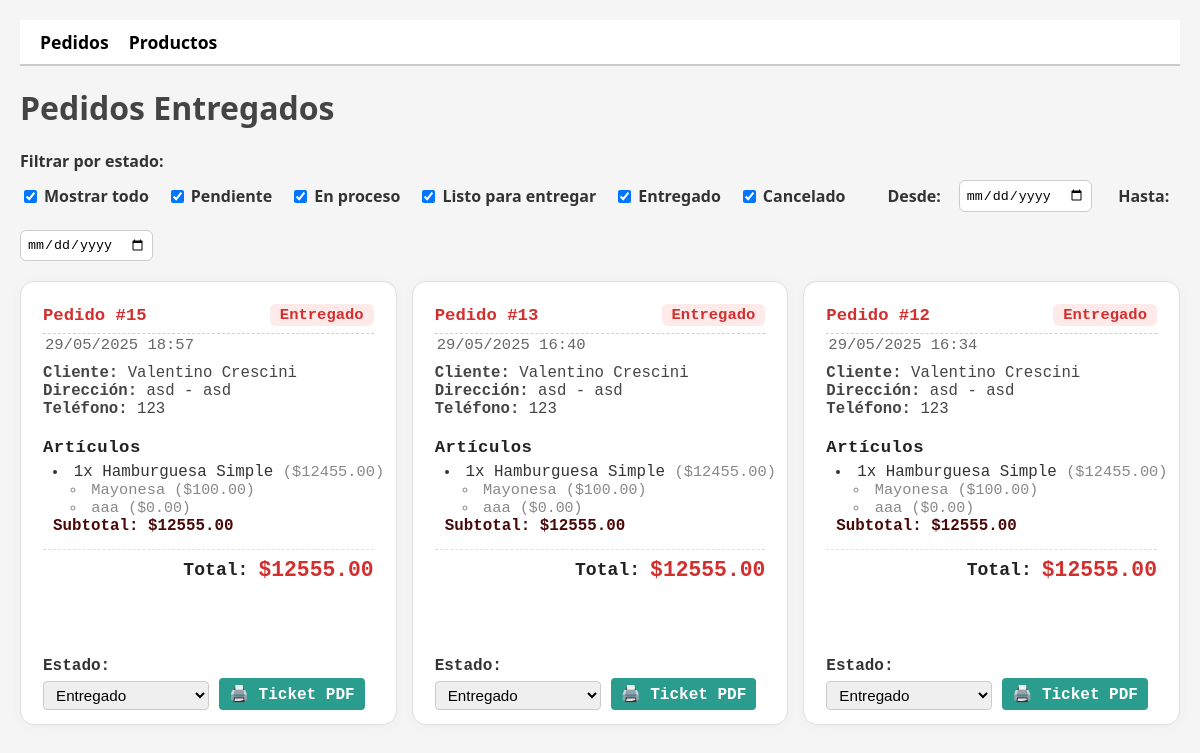
/panel/pedidos/entregados/, run on an earlier commit of the app's database.
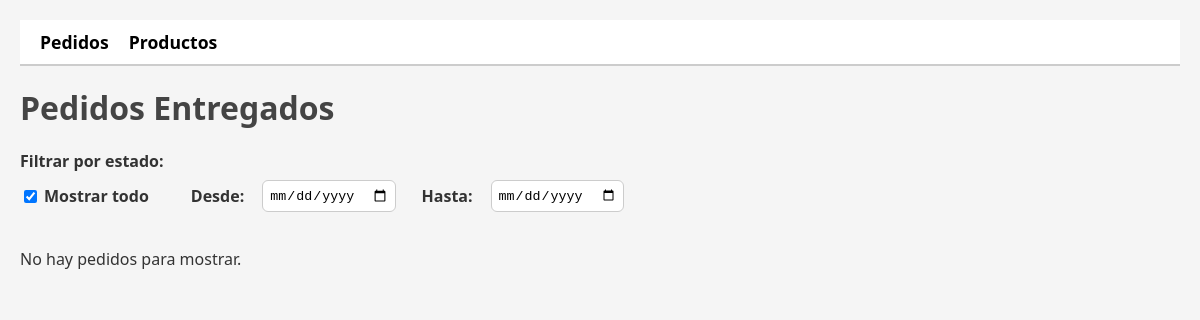
And on a later commit of the database.
### mi_app/models.py (models this page shows, shortened)
class Pedido(models.Model):
    ESTADOS = [
        ('pendiente', 'Pendiente'),
        ('proceso', 'En proceso'),
        ('listo', 'Listo para entregar'),
        ('entregado', 'Entregado'),
        ('cancelado', 'Cancelado'),
    ]
    cliente = models.ForeignKey(
        settings.AUTH_USER_MODEL,
        on_delete=models.CASCADE,
        related_name='pedidos',
        null=True, blank=True
    )
    cliente_nombre = models.CharField(max_length=100)
    cliente_direccion = models.CharField(max_length=200)
    cliente_telefono = models.CharField(max_length=20, blank=True)
    total = models.DecimalField(max_digits=10, decimal_places=2, default=0)
    estado = models.CharField(max_length=20, choices=ESTADOS, default='pendiente')
    fecha_creacion = models.DateTimeField(auto_now_add=True)

class PedidoProducto(models.Model):
    pedido = models.ForeignKey(Pedido, on_delete=models.CASCADE, related_name='items')
    producto = models.ForeignKey(Producto, on_delete=models.CASCADE)
    cantidad = models.PositiveIntegerField(default=1)
    opciones_seleccionadas = models.ManyToManyField(PersonalizacionOpcion, blank=True)
    nombre_producto = models.CharField(max_length=200)
    precio_producto = models.DecimalField(max_digits=10, decimal_places=2)
    def subtotal(self):
        subtotal_base = self.producto.precio * self.cantidad
        extras = sum([op.precio_extra for op in self.opciones_seleccionadas.all()])
        return subtotal_base + (extras * self.cantidad)

class PersonalizacionOpcion(models.Model):
    campo = models.ForeignKey(PersonalizacionCampo, on_delete=models.CASCADE, related_name='opciones')
    nombre = models.CharField(max_length=100)
    precio_extra = models.DecimalField(max_digits=6, decimal_places=2, default=0)

class Producto(models.Model):
    nombre = models.CharField(max_length=100)
    descripcion = models.TextField(blank=True)
    precio = models.DecimalField(max_digits=8, decimal_places=2)
    categoria = models.CharField(max_length=50)
    disponible = models.BooleanField(default=True)
    personalizable = models.BooleanField(default=False)
    campos_personalizacion = models.ManyToManyField('PersonalizacionCampo', blank=True, related_name='productos')
    imagen = models.ImageField(upload_to='productos/', blank=True, null=True)  # 👈 campo nuevo

### mi_app/views/admin.py (the view)
# urls.py: path('panel/pedidos/entregados/', views.pedidos_entregados_admin, name='pedidos_entregados_admin'),
def pedidos_entregados_admin(request):
    pedidos = Pedido.objects.filter(estado='entregado').order_by('-fecha_creacion')
    return render(request, 'admin/pedidos_entregados_admin.html', {'pedidos': pedidos})

### mi_app/templates/admin/pedidos_entregados_admin.html
{% extends "admin/pedidos_admin.html" %}
{% block titulo %}
<h1>Pedidos Entregados</h1>
{% endblock %}
{% block content %}
{{ block.super }}
{% endblock %}

### mi_app/templates/admin/pedidos_admin.html (shortened to what the changed rows need)
{% load static %}
<link rel="stylesheet" href="{% static 'css/admin_panel.css' %}">
{% block titulo %}{% endblock %}
{% block content %}
<link rel="stylesheet" href="{% static 'css/pedidos_admin.css' %}">
<form id="filtros-form" method="get" style="margin-bottom: 20px;">
  <div style="display:flex; gap:18px; flex-wrap:wrap; margin-top:8px; align-items:center;">
    <label style="display:flex; align-items:center; gap:4px;">
      <input type="checkbox" id="mostrar-todo-estados">
      Mostrar todo
    </label>
    {% for key, label in pedidos.0.ESTADOS %}
      <label style="display:flex; align-items:center; gap:4px;">
        <input type="checkbox" name="estado" value="{{ key }}"
          {% if key in estados_seleccionados or not estados_seleccionados %}checked{% endif %}>
        {{ label }}
      </label>
    {% endfor %}
    <label style="margin-left:24px; font-weight:600;">Desde:</label>
    <input type="date" name="fecha_inicio" value="{{ fecha_inicio }}" style="padding:6px; border-radius:6px; border:1px solid #ccc;">
    <label style="margin-left:8px; font-weight:600;">Hasta:</label>
    <input type="date" name="fecha_fin" value="{{ fecha_fin }}" style="padding:6px; border-radius:6px; border:1px solid #ccc;">
  </div>
</form>
  <div id="pedidos-grid" class="pedidos-grid">
    {% for pedido in pedidos %}
      <div class="recibo-pedido-admin">
        <div class="recibo-header-admin">
          <span class="recibo-numero-admin">Pedido #{{ pedido.id }}</span>
          <span class="recibo-estado-admin pedido-estado-{{ pedido.estado }}">{{ pedido.get_estado_display }}</span>
        </div>
        <div class="recibo-fecha-admin">
          {{ pedido.fecha_creacion|date:"d/m/Y H:i" }}
        </div>
        <div class="recibo-datos-admin">
          <div><strong>Cliente:</strong> {{ pedido.cliente_nombre }}</div>
          <div><strong>Dirección:</strong> {{ pedido.cliente_direccion }}</div>
          <div><strong>Teléfono:</strong> {{ pedido.cliente_telefono }}</div>
        </div>
        <div class="recibo-articulos-admin">
          <h4>Artículos</h4>
          <ul class="opciones-lista-admin">
            {% for item in pedido.items.all %}
              <li>
                {{ item.cantidad }}x {{ item.nombre_producto }}
                <span style="color:#888; font-size:0.97em;">
                  (${{ item.precio_producto|stringformat:".2f" }})
                </span>
                {% if item.opciones_seleccionadas.all %}
                  <ul>
                    {% for op in item.opciones_seleccionadas.all %}
                      <li>
                        {{ op.nombre }}
                        <span style="color:#888; font-size:0.97em;">
                          (${{ op.precio_extra|stringformat:".2f" }})
                        </span>
                      </li>
                    {% endfor %}
                  </ul>
                {% endif %}
                <div style="font-weight:600; color:#4a0808;">
                  Subtotal: ${{ item.subtotal|stringformat:".2f" }}
                </div>
              </li>
            {% empty %}
              <li>No hay artículos en este pedido.</li>
            {% endfor %}
          </ul>
        </div>
        <div class="recibo-total-admin">
          <span>Total:</span>
          <span class="recibo-total-monto-admin">${{ pedido.total }}</span>
        </div>
        <div class="pedido-actions">
          <div class="pedido-estado" style="margin-top: 0;">
            <strong>Estado:</strong>
            <form method="post" action="{% url 'cambiar_estado_pedido' pedido.id %}">
              <select name="estado" onchange="this.form.submit()">
                {% for key, label in pedido.ESTADOS %}
                  <option value="{{ key }}" {% if pedido.estado == key %}selected{% endif %}>{{ label }}</option>
                {% endfor %}
              </select>
            </form>
          </div>
          <a href="{% url 'imprimir_pedido_pdf' pedido.id %}" target="_blank">🖨️ Ticket PDF</a>
        </div>
      </div>
    {% empty %}
      <p>No hay pedidos para mostrar.</p>
    {% endfor %}
  </div>
{% endblock %}

What changed in the data, as far as the page shows it:
removed Pedido: id "15", estado "Entregado", fecha_creacion "29/05/2025 18:57", cliente_nombre "Valentino Crescini", cliente_direccion "asd - asd", cliente_telefono "123", total "12555.00"
removed PedidoProducto: cantidad "1", nombre_producto "Hamburguesa Simple", precio_producto "12455.00", subtotal "12555.00", shown under "15"
removed PersonalizacionOpcion: nombre "Mayonesa", precio_extra "100.00"
removed PersonalizacionOpcion: nombre "aaa", precio_extra "0.00"
removed Pedido: id "13", estado "Entregado", fecha_creacion "29/05/2025 16:40", cliente_nombre "Valentino Crescini", cliente_direccion "asd - asd", cliente_telefono "123", total "12555.00"
removed PedidoProducto: cantidad "1", nombre_producto "Hamburguesa Simple", precio_producto "12455.00", subtotal "12555.00", shown under "13"
removed Pedido: id "12", estado "Entregado", fecha_creacion "29/05/2025 16:34", cliente_nombre "Valentino Crescini", cliente_direccion "asd - asd", cliente_telefono "123", total "12555.00"
removed PedidoProducto: cantidad "1", nombre_producto "Hamburguesa Simple", precio_producto "12455.00", subtotal "12555.00", shown under "12"
Also different on the page:
text now shown: "No hay pedidos para mostrar."
list line gone: "☑ Pendiente"
list line gone: "☑ En proceso"
list line gone: "☑ Listo para entregar"
list line gone: "☑ Entregado"
list line gone: "☑ Cancelado"
